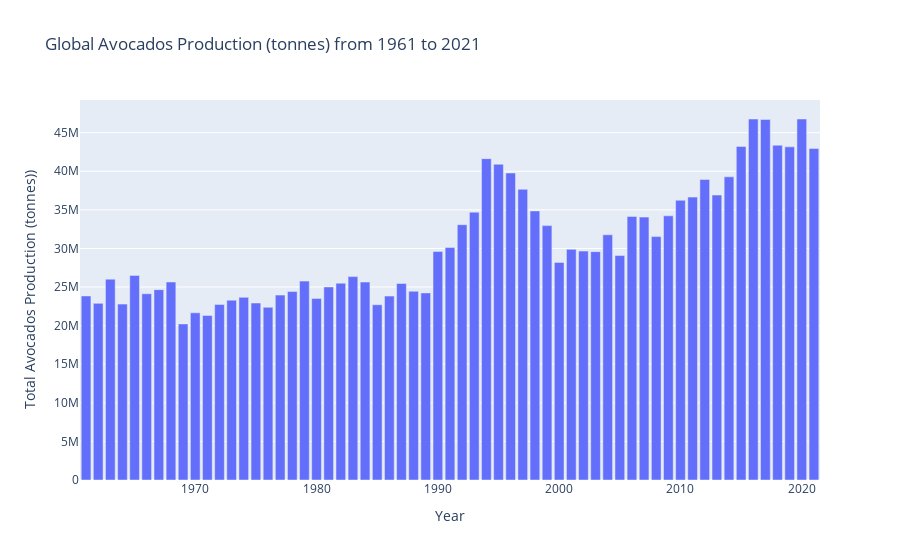

Write notebook code for a chart like this one.
### Markdown cell above
#### Check the production trend of Avacodos Production

### Code cell
df_filtered = df[(df['Year'] >= 1961) & (df['Year'] <= 2021)]
# get the total wheat production as globally
global_wheat_production = df_filtered.groupby('Year')['Avocados Production (tonnes)'].sum().reset_index()
# Create the line plot
fig = px.bar(global_wheat_production, 
            x='Year', 
            y='Avocados Production (tonnes)', 
            title='Global Avocados Production (tonnes) from 1961 to 2021',
            labels={'Year': 'Year', 'Avocados Production (tonnes)': 'Total Avocados Production (tonnes))'},
            )

# Show the plot
fig.show()

### Figure 1 — Plotly figure (JSON) as saved in the notebook; plotly's stock layout.template omitted (floating-point values rounded to 4 significant figures)
{"data": [{"alignmentgroup": "True", "hovertemplate": "Year=%{x}<br>Total Avocados Production (tonnes))=%{y}<extra></extra>", "legendgroup": "", "marker": {"color": "#636efa", "pattern": {"shape": ""}}, "name": "", "offsetgroup": "", "orientation": "v", "showlegend": false, "textposition": "auto", "type": "bar", "x": [1961, 1962, 1963, 1964, 1965, 1966, 1967, 1968, 1969, 1970, 1971, 1972, 1973, 1974, 1975, 1976, 1977, 1978, 1979, 1980, 1981, 1982, 1983, 1984, 1985, 1986, 1987, 1988, 1989, 1990, 1991, 1992, 1993, 1994, 1995, 1996, 1997, 1998, 1999, 2000, 2001, 2002, 2003, 2004, 2005, 2006, 2007, 2008, 2009, 2010, 2011, 2012, 2013, 2014, 2015, 2016, 2017, 2018, 2019, 2020, 2021], "xaxis": "x", "y": [23850000.0, 22890000.0, 26020000.0, 22790000.0, 26510000.0, 24130000.0, 24660000.0, 25650000.0, 20220000.0, 21660000.0, 21310000.0, 22750000.0, 23290000.0, 23660000.0, 22930000.0, 22370000.0, 23950000.0, 24420000.0, 25770000.0, 23520000.0, 25010000.0, 25500000.0, 26350000.0, 25650000.0, 22710000.0, 23830000.0, 25460000.0, 24450000.0, 24240000.0, 29610000.0, 30110000.0, 33080000.0, 34700000.0, 41630000.0, 40910000.0, 39770000.0, 37660000.0, 34860000.0, 32960000.0, 28190000.0, 29890000.0, 29660000.0, 29590000.0, 31770000.0, 29080000.0, 34140000.0, 34060000.0, 31530000.0, 34220000.0, 36240000.0, 36650000.0, 38940000.0, 36920000.0, 39280000.0, 43220000.0, 46770000.0, 46720000.0, 43370000.0, 43160000.0, 46770000.0, 42950000.0], "yaxis": "y"}], "layout": {"barmode": "relative", "legend": {"tracegroupgap": 0}, "title": {"text": "Global Avocados Production (tonnes) from 1961 to 2021"}, "xaxis": {"anchor": "y", "domain": [0, 1], "title": {"text": "Year"}}, "yaxis": {"anchor": "x", "domain": [0, 1], "title": {"text": "Total Avocados Production (tonnes))"}}}}
